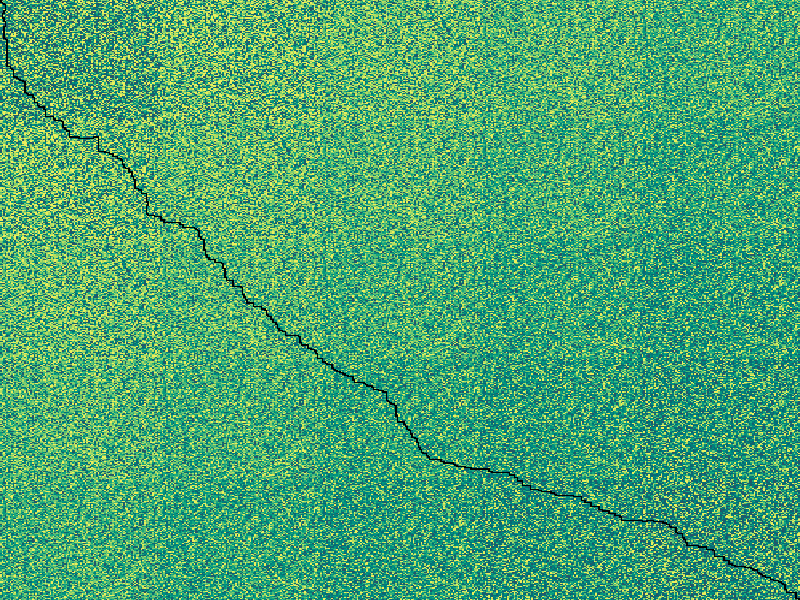

The R script that drew this image:
library(igraph)
map <- apply(do.call(rbind,strsplit(readLines("input15.txt"),"")),2,as.integer)
all_coords <- expand.grid(1:100,1:100)
neighbours <- function(x){
  coords <- rbind(c(x[1]-1,x[2]),
                  c(x[1]+1,x[2]),
                  c(x[1],x[2]-1),
                  c(x[1],x[2]+1))
  coords <- coords[!coords[,1]%in%c(0,101)&!coords[,2]%in%c(0,101),]
  ids <- apply(coords,1,function(z)which(all_coords[,1]==z[1]&all_coords[,2]==z[2]))
  id <- which(all_coords[,1]==x[1]&all_coords[,2]==x[2])
  res <- cbind(id,ids,apply(coords,1,function(z)map[z[1],z[2]]))
  res <- as.data.frame(res)
  colnames(res)<-c("from","to","value")
  res
}
nb <- do.call(rbind,apply(all_coords,1,neighbours))
g <- graph_from_edgelist(as.matrix(nb[,1:2]))
E(g)$weight <- nb$value
distances(g,"1",nrow(map)*ncol(map),mode="out")
#540

MAP <- matrix(NA,nrow=500,ncol=500)
# I know, I know, it's insanely ugly :)
MAP[1:100,1:100]<-map
m <- map+1
m[m==10]<-1
MAP[101:200,1:100]<-m
MAP[1:100,101:200]<-m
m <- m+1
m[m==10]<-1
MAP[201:300,1:100]<-m
MAP[101:200,101:200]<-m
MAP[1:100,201:300]<-m
m <- m+1
m[m==10]<-1
MAP[301:400,1:100]<-m
MAP[201:300,101:200]<-m
MAP[101:200,201:300]<-m
MAP[1:100,301:400]<-m
m <- m+1
m[m==10]<-1
MAP[401:500,1:100]<-m
MAP[301:400,101:200]<-m
MAP[201:300,201:300]<-m
MAP[101:200,301:400]<-m
MAP[1:100,401:500]<-m
m <- m+1
m[m==10]<-1
MAP[401:500,101:200]<-m
MAP[301:400,201:300]<-m
MAP[201:300,301:400]<-m
MAP[101:200,401:500]<-m
m <- m+1
m[m==10]<-1
MAP[401:500,201:300]<-m
MAP[301:400,301:400]<-m
MAP[201:300,401:500]<-m
m <- m+1
m[m==10]<-1
MAP[401:500,301:400]<-m
MAP[301:400,401:500]<-m
m <- m+1
m[m==10]<-1
MAP[401:500,401:500]<-m

g <- as.directed(make_lattice(c(nrow(MAP), ncol(MAP))),mode = 'mutual')
E(g)$weight <- MAP[get.edgelist(g)[, 2]]
distances(g,"1",nrow(MAP)*ncol(MAP),mode="out")
#2879

#Visualization
par(mar=c(0,0,0,0))
image(seq_len(500),seq_len(500),MAP,col=rev(hcl.colors(9,"ag_GrnYl")),ylim=c(nrow(MAP),1))
path <- matrix(NA,nrow=500,ncol=500)
path[as.integer(el(shortest_paths(g,"1",nrow(MAP)*ncol(MAP),mode="out")$vpath))]<-1
image(seq_len(500),seq_len(500),path,breaks=c(0,1),col=c("black"),add=TRUE)
